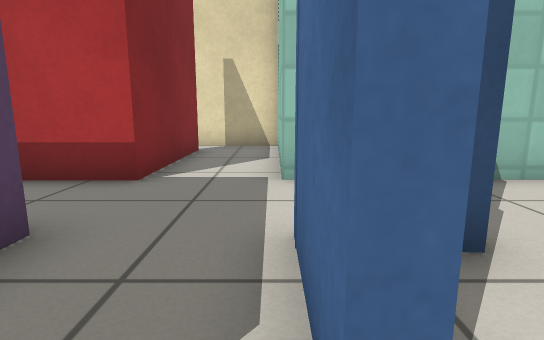
View 1 (above)

16 first-person views from a walk through a robot-simulator world made for Gazebo. The camera is 0.55 m above the floor, tilts 10° down and sees 80° across. The floor is counted in squares, 0.5 m on a side. Each view is taken from the middle of a square. On the plan, view 1 faces up. The plan holds only what a view shows up to about 13 squares ahead; the rest is blank. Simple patterns stand in for the simulator's built-in surfaces.

View 2
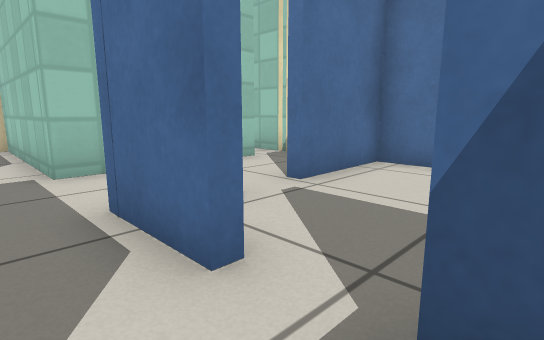

View 3
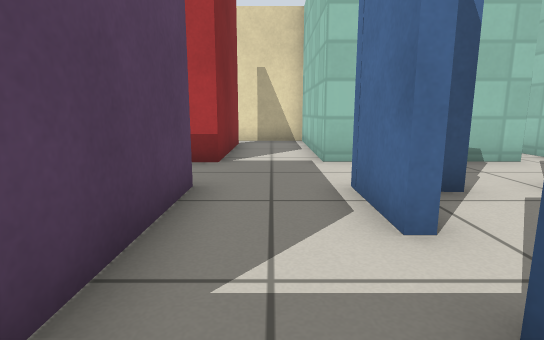

View 4
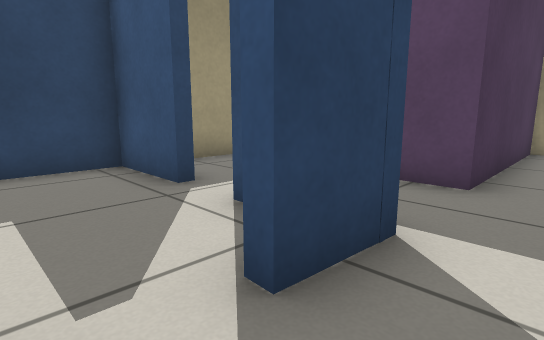

View 5
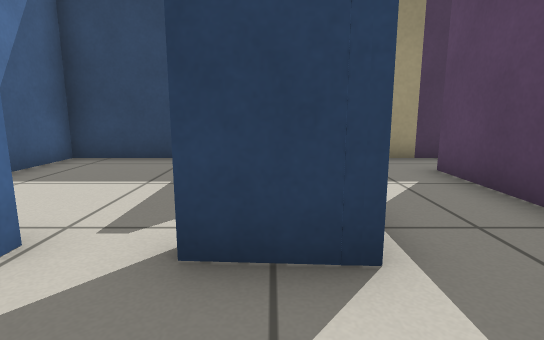

View 6
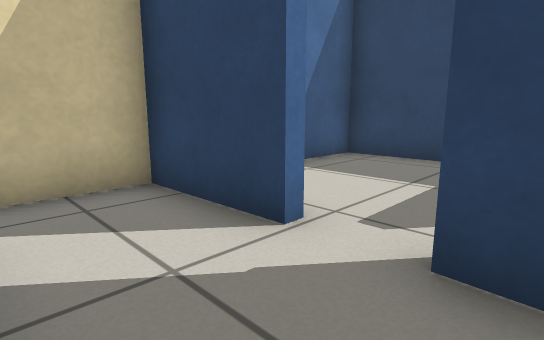

View 7
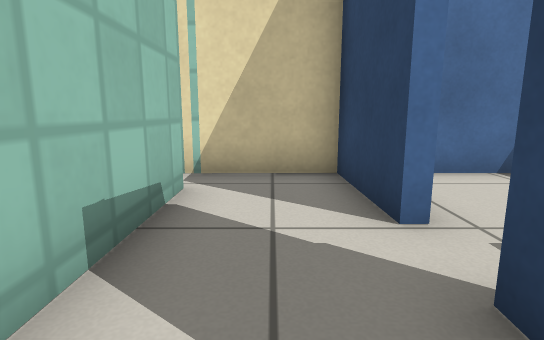

View 8
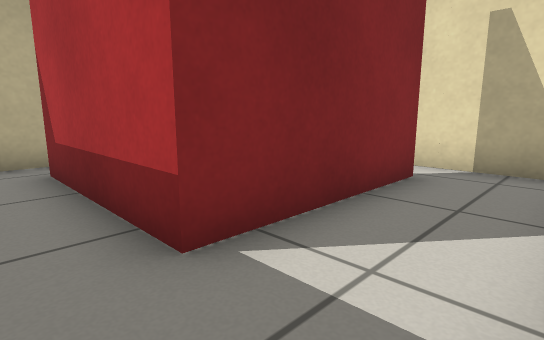

View 9
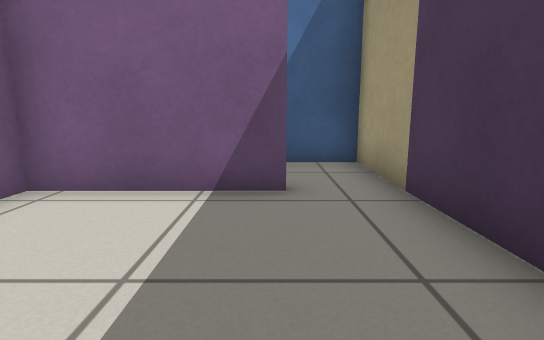

View 10
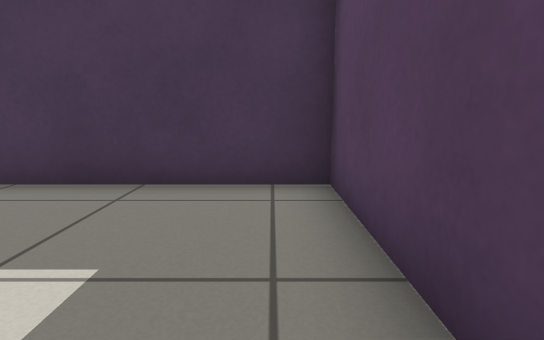

View 11
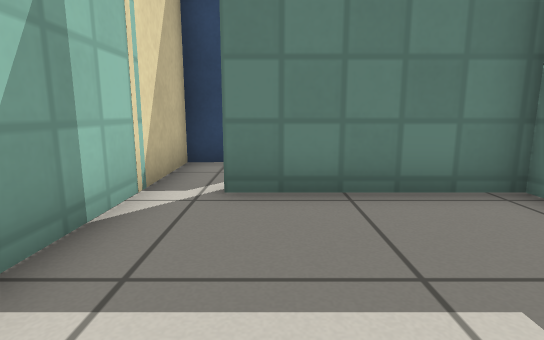

View 12
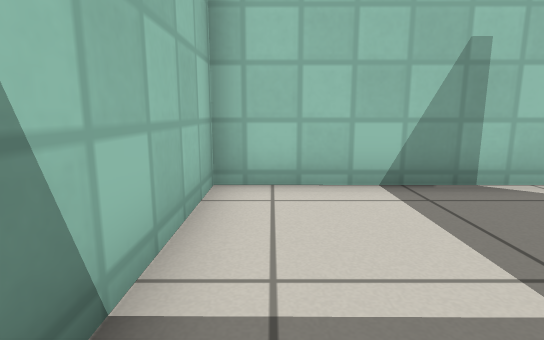

View 13
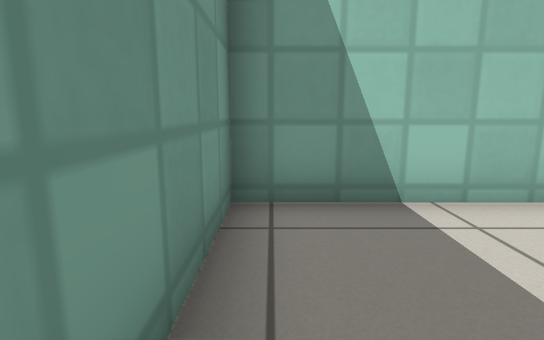

View 14
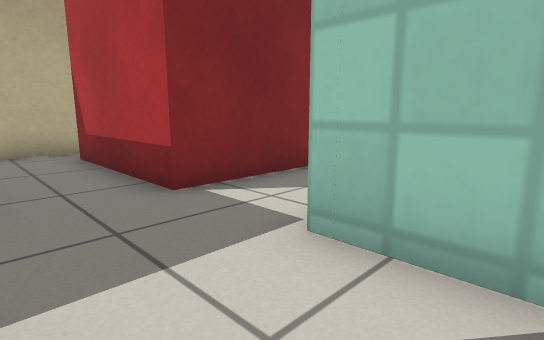

View 15
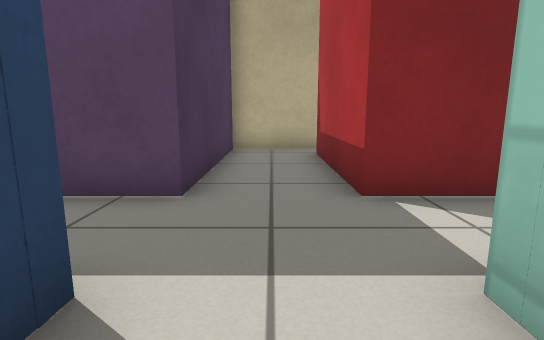

View 16
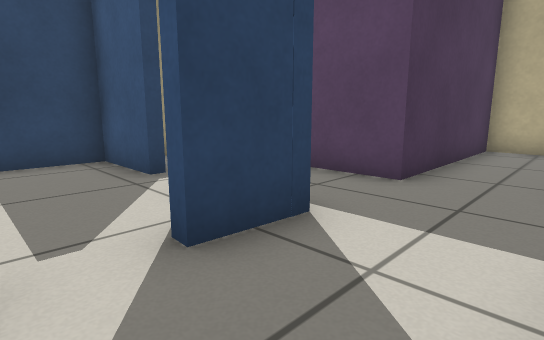

### Floor plan
Points are (right, up) in squares from view 1. A wall is a line through its corners. A room is listed if a view was taken in it or the views show most of it. See-through windows are left out.
Room 1 (views 1, 2, 4, 5, 6, 7, 8, 14, 15, 16)
walls: (0.6, 0.8) (0.2, 0.8) (0.2, 2.8) (1.7, 2.7); (3.6, 5.3) (0.2, 5.3) (0.2, 10.9) (-2.8, 10.9); (0.4, -0.6) (0.4, -2.9) (5.8, -2.9) (5.9, 2.5) (3.1, 2.4); (0.2, -1.5) (0.2, -0.5); (-6.4, 3.2) (-2.2, 2.9) (-2.2, -1.2); (-2.2, 9.8) (-2.2, 5.3) (-6.7, 5.3)
ways out: opening at (-1, -1) to room 2; opening at (4, 4.5) to room 5; opening at (-6, 4); opening at (-2, 10)
Room 2 (view 3)
walls: (-2.5, -2.9) (0.2, -2.9) (0.2, -1.5)
ways out: opening at (-1, -1) to room 1; opening at (-2, -2) to room 3
Room 3 (views 9, 10)
walls: (-2.5, -1.3) (-2.5, 2.5) (-3, 2.5); (-7.9, 1.1) (-7.9, -2.9) (-2.5, -2.9)
ways out: opening at (-2, -2) to room 2
Room 4 (views 11, 12, 13)
walls: (5.9, 6.5) (5.9, 10.9) (0.5, 10.9) (0.5, 7.5); (0.4, 5.6) (4.8, 5.6)
ways out: opening at (5, 6) to room 5
Room 5 (no view inside)
walls: (4.8, 5.3) (3.6, 5.3); (3, 2.7) (5.9, 2.8) (5.9, 6.5)
ways out: opening at (4, 4.5) to room 1; opening at (5, 6) to room 4

Positions as (right, up) in squares from view 1, and headings:
1: (0, 0), facing up
2: (-1, -1), facing up-right
3: (-1, -2), facing up
4: (3, 4), facing down-left
5: (1, 5), facing down
6: (1, 5), facing down-right
7: (0, 4), facing right
8: (0, 4), facing up-left
9: (-7, -1), facing right
10: (-7, 2), facing down
11: (4, 10), facing down
12: (1, 10), facing right
13: (1, 7), facing up
14: (2, 3), facing up-left
15: (2, 4), facing left
16: (3, 5), facing down-left
